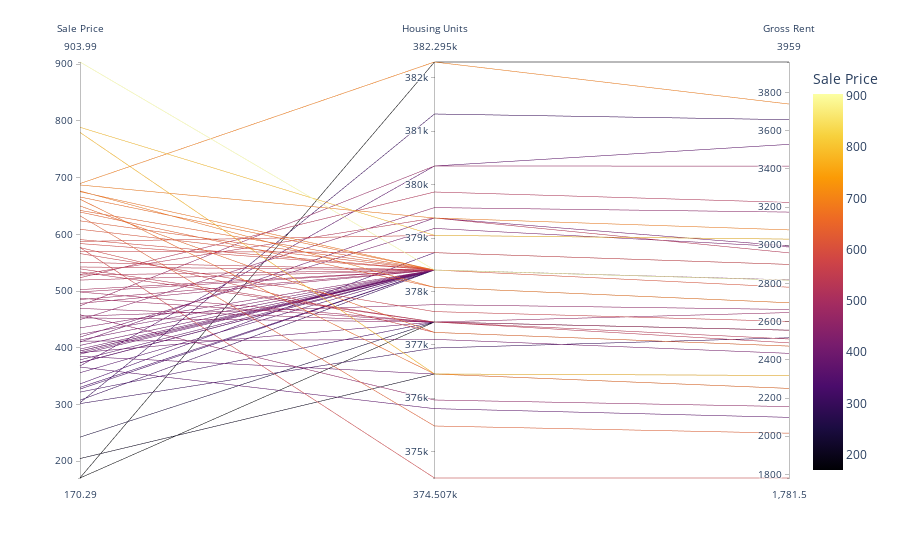

Notebook code cell kept with this figure:
### Markdown cell above
## Parallel Coordinates and Parallel Categories Analysis

In this section, you will use plotly express to create parallel coordinates and parallel categories visualizations so that investors can interactively filter and explore various factors related to the sales price of the neighborhoods. 

Using the DataFrame of Average values per neighborhood (calculated above), create the following visualizations:
1. Create a Parallel Coordinates Plot
2. Create a Parallel Categories Plot

### Code cell
# Parallel Coordinates Plot
average_sale_price = sfo_data.groupby('neighborhood').mean()
average_sale_price.reset_index(inplace=True)
average_sale_price.sort_values("sale_price_sqr_foot", inplace=True, ascending=False)


px.parallel_coordinates(average_sale_price, color ='sale_price_sqr_foot', color_continuous_scale=px.colors.sequential.Inferno,
labels={"sale_price_sqr_foot": "Sale Price",
        "housing_units": "Housing Units",
        "gross_rent": "Gross Rent"})
